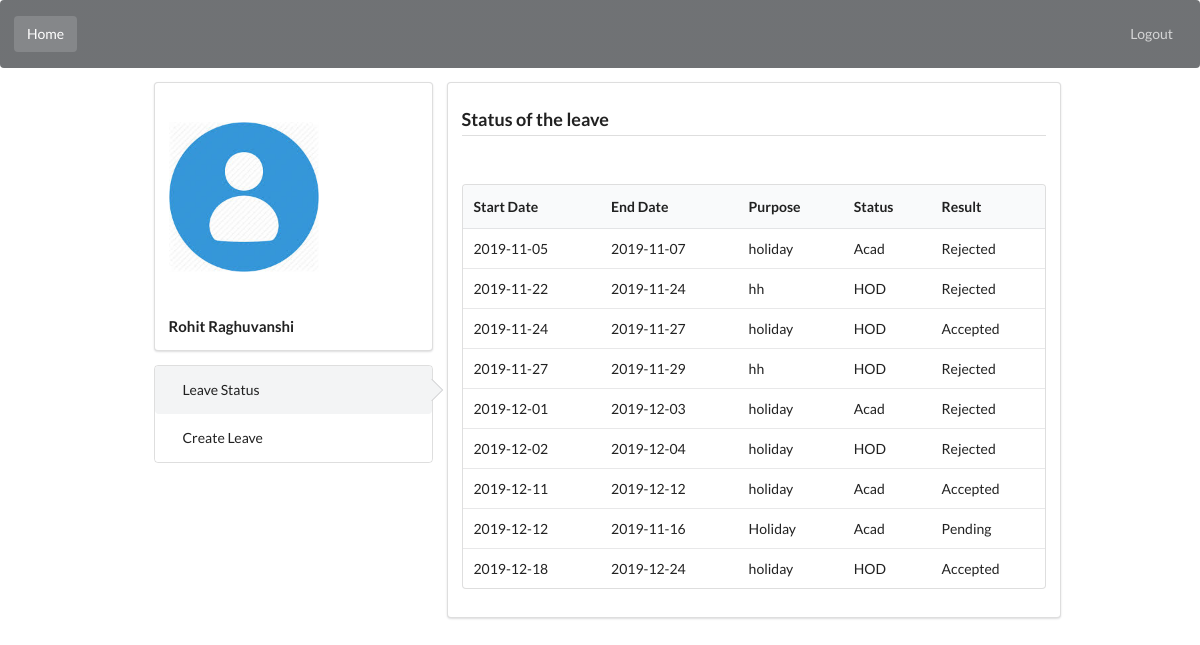
Page /show_stat.php (signed in) on the committed database.
### tables this page shows
CREATE TABLE IF NOT EXISTS `student` (
  `roll_no` int(7) NOT NULL,
  `name` varchar(20) NOT NULL,
  `password` varchar(18) NOT NULL,
  `dept_id` varchar(10) NOT NULL,
  PRIMARY KEY (`roll_no`),
  KEY `dept_id` (`dept_id`)
);

CREATE TABLE IF NOT EXISTS `application_student` (
  `roll_no` varchar(10) NOT NULL,
  `strdate` date NOT NULL,
  `endate` date NOT NULL,
  `type` varchar(10) NOT NULL,
  `purpose` varchar(30) NOT NULL,
  `status` varchar(10) NOT NULL,
  `result` varchar(10) NOT NULL,
  PRIMARY KEY (`roll_no`,`strdate`)
);

### show_stat.php (the view, shortened to what this page needs)
<?php
    if(isset($_SESSION['IS_AUTHENTICATED']) && $_SESSION['IS_AUTHENTICATED'] == 1){
        $link = mysqli_connect('localhost', 'root', '');
        $user_id = $_SESSION['USER_ID'];
        $qry1 = "SELECT name FROM student WHERE roll_no = $user_id";
        $qry2 = "SELECT name FROM faculty WHERE faculty_id = $user_id";
        $result1 = mysqli_query($link,$qry1);
        $result2 = mysqli_query($link,$qry2);
        $count1 = mysqli_num_rows($result1);
        $count2 = mysqli_num_rows($result2);
        if($count1==1){
            $info=mysqli_fetch_array($result1);
            $name=$info["name"];
            $query = "Select strdate,endate,type,purpose,status,result From application_student Where roll_no='$user_id'";
            $result = mysqli_query($link,$query);
        }
        elseif($count2==1){
            $info=mysqli_fetch_array($result2);
            $name=$info["name"];
            $query = "Select strdate,endate,type,purpose,status,result From application_student Where faculty_id='$user_id'";
            $result = mysqli_query($link,$query);
        }
        echo'<html>
            <head>
                <link rel="stylesheet" type="text/css" href="semantic.min.css">
                <link rel="stylesheet" type="text/css" href="semantic.css">
                <link rel="stylesheet" type="text/css" href="semantic.min.js">
                <link rel="stylesheet" type="text/css" href="semantic.js">
            </head>
            <body onmouseover="change()">
                <div class="ui secondary inverted segment">
                    <div class="ui inverted secondary menu">
                        <a class="active item">
                            Home
                        </a>
                        <a class=" right aligned item" href="/ApplicationTracker/logout.php">
                            Logout
                        </a>
                    </div>
                </div>
                <div class="ui stackable four column grid">
                    <div class="two wide column">
                    </div>
                    <div class="column">
                        <div class="ui segment">
                            <div class="ui small image" style="display:block;">
                                <svg width="150" height="200">
                                    <image xlink:href="14.jpg" x="0" y="0" width="100%" height="100%"></image>
                                </svg>
                                <br>
                                <div>
                                    <h4>'.$name.'</h4>
                                </div>
                            </div>
                        </div>
                        <div class="ui vertical steps" style="display:block;">
                            <a href="/ApplicationTracker/show_stat.php"><div class="ui active step">
                                Leave Status
                            </div></a>
                            <a href="/ApplicationTracker/leave.php"><div class="ui step">
                                Create Leave
                            </div></a>
                        </div>
                    </div>
                    <div class="ui padded segment eight wide column">
                    <div class="column">
                    <div class="ui dividing header">
                        Status of the leave
                    </div>
                    <br>
            <table class="ui unstackable table"><thead><tr><th>Start Date</th><th>End Date</th><th>Purpose</th><th>Status</th><th>Result</th></thead><tbody>';
        if($result){
            $init=0;
             while($info=mysqli_fetch_array($result)){
                echo '<tr><td>'.$info['strdate'].'</td>
                          <td>'.$info['endate'].'</td>
                          <td>'.$info['purpose'].'</td>
                          <td>'.$info['status'].'</td>
                          <td id= "'.$init.'">'.$info['result'].'</td></tr>';
                          $init += 1;
             }
            }
        echo '</tbody></table>
                </div>
                    </div>
                    <div class="two wide column">
                    </div>
                </div>
                <script>
                    function change()
                    {
                        var k;
                        for(var i = 0; i < 100; i++)
                        {
                            var k = document.getElementById(i.toString(10)).innerHTML;
                            if(k == "pending")
                            {
                                $("#"+i.toString(10)).addClass("ui yellow message");
                            }
                        }
                    }
                </script>
            </body>
        </html>';
    }
 ?>

### rows in the picture
student: name "Rohit Raghuvanshi"
application_student: strdate "2019-11-05", endate "2019-11-07", purpose "holiday", status "Acad", result "Rejected"
application_student: strdate "2019-11-22", endate "2019-11-24", purpose "hh", status "HOD", result "Rejected"
application_student: strdate "2019-11-24", endate "2019-11-27", purpose "holiday", status "HOD", result "Accepted"
application_student: strdate "2019-11-27", endate "2019-11-29", purpose "hh", status "HOD", result "Rejected"
application_student: strdate "2019-12-01", endate "2019-12-03", purpose "holiday", status "Acad", result "Rejected"
application_student: strdate "2019-12-02", endate "2019-12-04", purpose "holiday", status "HOD", result "Rejected"
application_student: strdate "2019-12-11", endate "2019-12-12", purpose "holiday", status "Acad", result "Accepted"
application_student: strdate "2019-12-12", endate "2019-11-16", purpose "Holiday", status "Acad", result "Pending"
application_student: strdate "2019-12-18", endate "2019-12-24", purpose "holiday", status "HOD", result "Accepted"
